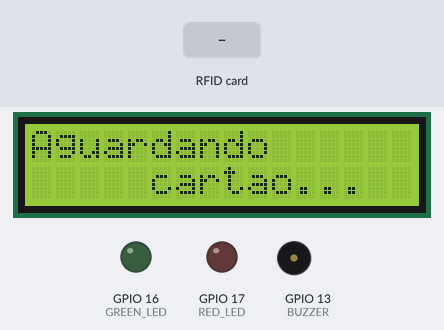
The sketch below on a simulated ESP32. On the bench: 16×2 character LCD, output pins drawn as LEDs (lit = HIGH), buzzer (waves = sounding, pin HIGH). Inputs (shaded band) come from the test bench. What the sketch prints to the serial monitor is not drawn.

Above: at 1.3 s.
1.4 s: RFID card 41 35 F2 27 held to the reader
At 2.5 s:
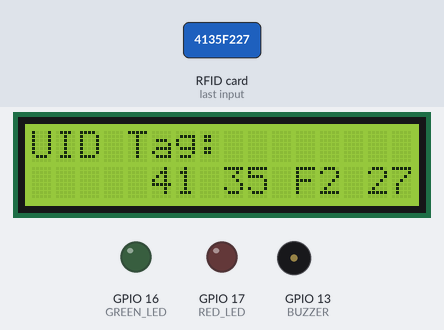
At 4.3 s:
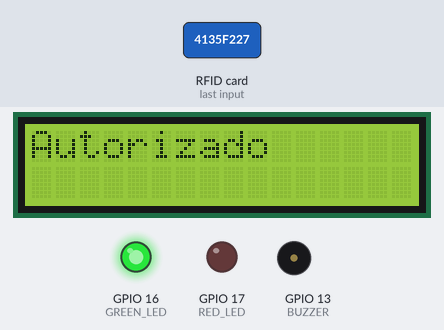
4.4 s: RFID card 5E 7A 19 C4 held to the reader
At 5.9 s:
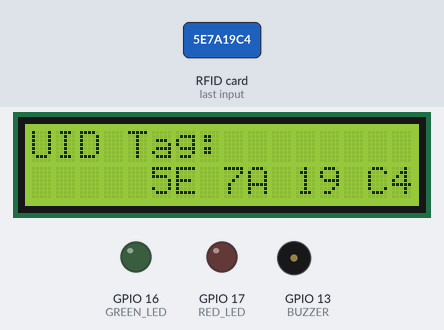
Timing chart, 0 to 9.1 s (numbered marks = the images above; inputs shaded):
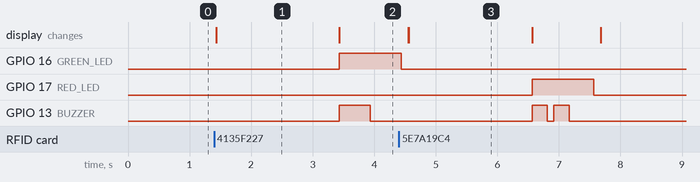

The sketch:

access-control.ino
```cpp
// Biblioteca responsável pela comunicação com o display LCD
#include <LiquidCrystal.h>
// Biblioteca responsável pela comunicação com o módulo RFID - RC522
#include <MFRC522.h>
// Biblioteca responsável pela comunicação pela porta SPI
#include <SPI.h>

// Conexão RFID - ESP32 (SS - 05, SCK - 18, MOSI - 23, MISO - 19, RST - 22)

// Defines para utilização do RFID
#define SS_PIN          5
#define RST_RFID        22
#define GREEN_LED       16
#define RED_LED         17
#define BUZZER          13

// Define os pinos para o módulo RC522
MFRC522 rfid(SS_PIN, RST_RFID);

// Cria um objeto do tipo LCD: Sinais: [RS, EN, D4, D5, D6, D7]
LiquidCrystal My_LCD(32, 33, 25, 26, 27, 14);

String UID = "";

void setup() {
  Serial.begin(9600);

  // Inicia o barramento serial
  SPI.begin();

  // Define os pinos como entrada ou saída
  pinMode(BUZZER,    OUTPUT);
  pinMode(GREEN_LED, OUTPUT);
  pinMode(RED_LED,   OUTPUT);

  // Inicializa o módulo MFRC522 (RFID)
  rfid.PCD_Init();

  Serial.println("Aproxime o seu cartão de leitura...");
  Serial.println();

  // Inicializa os parametros do LCD, [Colunas, Linhas]
  My_LCD.begin(16, 2);
  // Limpa a tela do LCD
  My_LCD.clear();
  // Escreve a mensagem no display na posição do cursor (0,0)
  My_LCD.print("Aguardando");
  // Coloca o cursor na posição [Col 5, Lin 1]
  My_LCD.setCursor(5,1);
  // Mostra a segunda mensagem na posição (5, 1)
  My_LCD.print("cartao...");

  // Limpa os dados do cartão RFID
  UID = "";
}

void loop() {
  // Verifica se há algum cartão a ser lido
  if (rfid.PICC_IsNewCardPresent())
  {
    // Verifica se o cartão foi lido
    if (rfid.PICC_ReadCardSerial())
    {
      // Recupera o tipo de cartão RFID
      MFRC522::PICC_Type piccType = rfid.PICC_GetType(rfid.uid.sak);
      Serial.print("RFID/NFC Tag Type: ");
      Serial.println(rfid.PICC_GetTypeName(piccType));

      // Faz o print do ID do cartão em formato hexadecimal
      Serial.print("UID: ");

      My_LCD.clear();
      My_LCD.setCursor(0, 0);
      My_LCD.print("UID Tag: ");
      My_LCD.setCursor(4, 1);

      for(int i = 0; i < rfid.uid.size; i++)
      {
        Serial.print(rfid.uid.uidByte[i] < 0x10 ? " 0" : " ");
        Serial.print(rfid.uid.uidByte[i], HEX);

        My_LCD.print(rfid.uid.uidByte[i] < 0x10 ? " 0" : " ");
        My_LCD.print(rfid.uid.uidByte[i], HEX);

        UID.concat(String(rfid.uid.uidByte[i] < 0x10 ? " 0" : " "));
        UID.concat(String(rfid.uid.uidByte[i], HEX));
      }
      delay(2000);

      My_LCD.clear();
      My_LCD.setCursor(0,0);
      UID.toUpperCase();

      if (UID.substring(1) == "41 35 F2 27")
      {
        My_LCD.print("Autorizado");
        digitalWrite(BUZZER, HIGH);
        digitalWrite(GREEN_LED, HIGH);
        delay(500);
        digitalWrite(BUZZER, LOW);
        delay(500);
        digitalWrite(GREEN_LED, LOW);
      }
      else
      {
        My_LCD.print("Acesso Negado!");
        digitalWrite(BUZZER, HIGH);
        digitalWrite(RED_LED, HIGH);
        delay(250);
        digitalWrite(BUZZER, LOW);
        delay(100);
        digitalWrite(BUZZER, HIGH);
        delay(250);
        digitalWrite(BUZZER, LOW);
        delay(400);
        digitalWrite(RED_LED, LOW);
      }

      Serial.println();

      // Instrui o PICC quando no estado ATIVO e seguir para um estado de PARADA
      rfid.PICC_HaltA();
      // Para a encripitação do PCD, deve ser chamado depois da comunicação com autenticação, de forma que novas comunicações possam ser realizadas
      rfid.PCD_StopCrypto1();

      setup();
    }
  }
}
```

Measured:
- after the input at 1.4 s, GPIO 16 (GREEN_LED): LOW → HIGH after 2.0 s; GPIO 13 (BUZZER): LOW → HIGH after 2.0 s, → LOW 0.50 s later; the display: changes at once (image 1)
- after the input at 4.4 s, GPIO 17 (RED_LED): LOW → HIGH after 2.2 s, → LOW 1.0 s later; GPIO 13 (BUZZER): alternates HIGH for 0.25 s and LOW for 0.10 s, 4 changes in all, then stays LOW, starting after 2.2 s; the display: first differs from a run without the input after 0.16 s (image 3)
- what the display in image 1 shows lasts 2.0 s, from 1.4 s to 3.4 s
